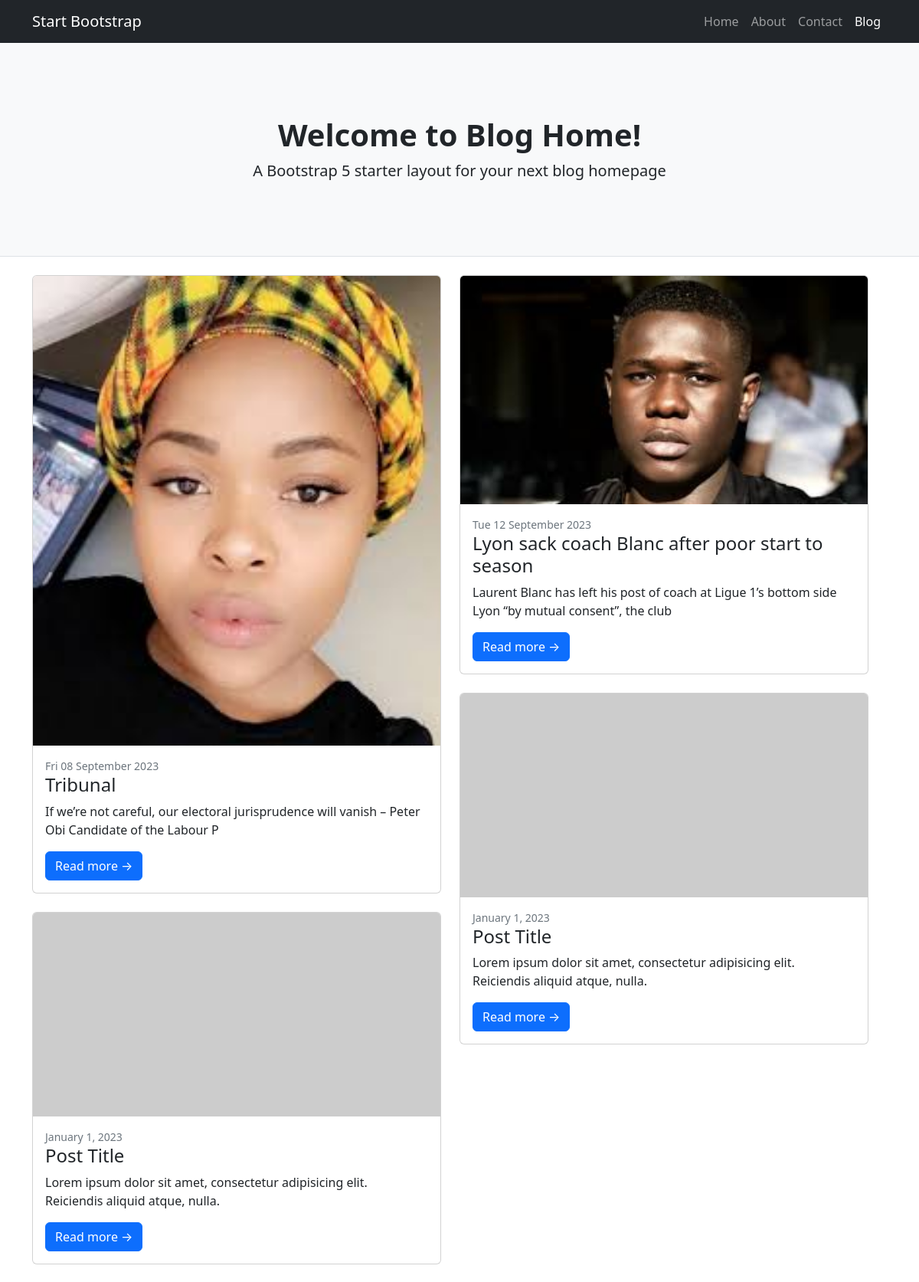
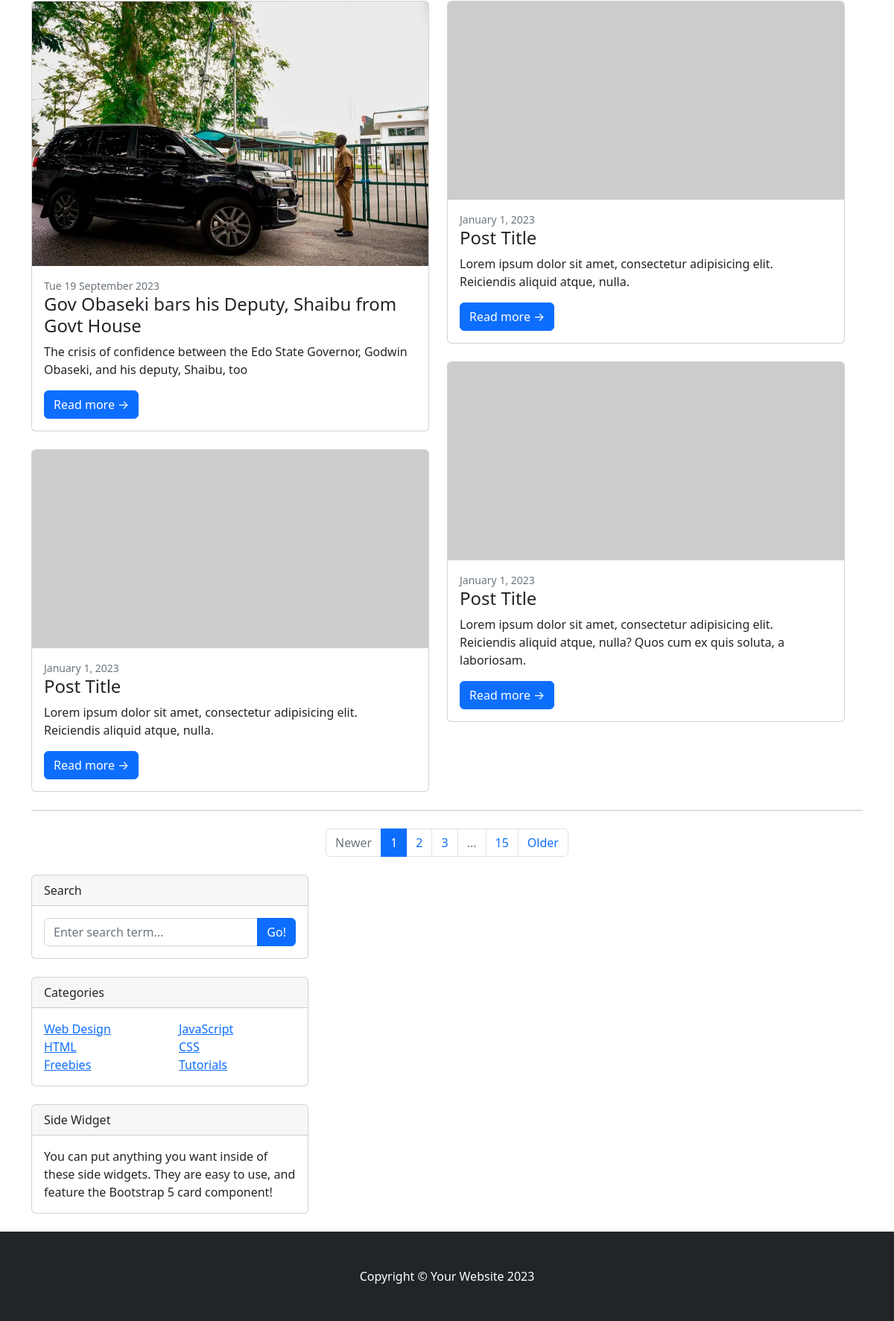
The page / on the database its author committed (2 pictures, top to bottom).
### bloghome/models.py (models this page shows, shortened)
class post(models.Model):
    title = models.CharField(max_length=300)
    body = models.TextField(max_length=1000)
    upload_image = models.ImageField(upload_to='post')
    date_created = models.DateField(auto_now_add=True)
    updated_on = models.DateField(auto_now=True)
    status = models.CharField(choices=post_status,default='pending',max_length=300)
    author = models.ForeignKey(Author, on_delete=models.CASCADE)
    category = models.ForeignKey(Category, on_delete=models.CASCADE)

### bloghome/views.py (the view, shortened to what this page needs)
# urls.py: path('', index.as_view(), name='index'),
class index(View):
    def get(self, request):
        Post_by_cat = post.objects.filter(category__name='features post')
        Post = post.objects.all()
        context = {
            "allpost": Post,
            'Post_by_cat': Post_by_cat
        }
        return render(request, "index.html", context=context)

### templates/index.html (shortened to what this page needs)
{% load static %}
<!DOCTYPE html>
<html lang="en">
    <head>
        <link href="{% static 'css/styles.css' %}" rel="stylesheet" />
    </head>
    <body>
        <nav class="navbar navbar-expand-lg navbar-dark bg-dark">
            <div class="container">
                <a class="navbar-brand" href="#!">Start Bootstrap</a>
                <div class="collapse navbar-collapse" id="navbarSupportedContent">
                    <ul class="navbar-nav ms-auto mb-2 mb-lg-0">
                        <li class="nav-item"><a class="nav-link" href="#">Home</a></li>
                        <li class="nav-item"><a class="nav-link" href="#!">About</a></li>
                        <li class="nav-item"><a class="nav-link" href="#!">Contact</a></li>
                        <li class="nav-item"><a class="nav-link active" aria-current="page" href="#">Blog</a></li>
                    </ul>
                </div>
            </div>
        </nav>
        <header class="py-5 bg-light border-bottom mb-4">
            <div class="container">
                <div class="text-center my-5">
                    <h1 class="fw-bolder">Welcome to Blog Home!</h1>
                    <p class="lead mb-0">A Bootstrap 5 starter layout for your next blog homepage</p>
                </div>
            </div>
        </header>
        <div class="container">
            <div class="row">
                    <div class="row">
                       {% for Post in allpost %}
                        <div class="col-lg-6">
                            <div class="card mb-4">
                                <a href="#!"><img class="card-img-top" src= "{{ Post.upload_image.url }}" alt="..." /></a>
                                <div class="card-body">
                                    <div class="small text-muted">{{Post.date_created|date:"D d F Y"}}</div>
                                    <h2 class="card-title h4">{{Post.title}}</h2>
                                    <p class="card-text">{{Post.body |slice:":100" }}</p>
                                    <a class="btn btn-primary" href="#!">Read more →</a>
                                </div>
                            </div>
                            <div class="card mb-4">
                                <a href="#!"><img class="card-img-top" src="https://dummyimage.com/700x350/dee2e6/6c757d.jpg" alt="..." /></a>
                                <div class="card-body">
                                    <div class="small text-muted">January 1, 2023</div>
                                    <h2 class="card-title h4">Post Title</h2>
                                    <p class="card-text">Lorem ipsum dolor sit amet, consectetur adipisicing elit. Reiciendis aliquid atque, nulla.</p>
                                    <a class="btn btn-primary" href="#!">Read more →</a>
                                </div>
                            </div>
                        </div>
                        {% endfor %}
                        <div class="col-lg-6">
                            <div class="card mb-4">
                                <a href="#!"><img class="card-img-top" src="https://dummyimage.com/700x350/dee2e6/6c757d.jpg" alt="..." /></a>
                                <div class="card-body">
                                    <div class="small text-muted">January 1, 2023</div>
                                    <h2 class="card-title h4">Post Title</h2>
                                    <p class="card-text">Lorem ipsum dolor sit amet, consectetur adipisicing elit. Reiciendis aliquid atque, nulla.</p>
                                    <a class="btn btn-primary" href="#!">Read more →</a>
                                </div>
                            </div>
                            <div class="card mb-4">
                                <a href="#!"><img class="card-img-top" src="https://dummyimage.com/700x350/dee2e6/6c757d.jpg" alt="..." /></a>
                                <div class="card-body">
                                    <div class="small text-muted">January 1, 2023</div>
                                    <h2 class="card-title h4">Post Title</h2>
                                    <p class="card-text">Lorem ipsum dolor sit amet, consectetur adipisicing elit. Reiciendis aliquid atque, nulla? Quos cum ex quis soluta, a laboriosam.</p>
                                    <a class="btn btn-primary" href="#!">Read more →</a>
                                </div>
                            </div>
                        </div>
                    </div>
                    <nav aria-label="Pagination">
                        <hr class="my-0" />
                        <ul class="pagination justify-content-center my-4">
                            <li class="page-item disabled"><a class="page-link" href="#" tabindex="-1" aria-disabled="true">Newer</a></li>
                            <li class="page-item active" aria-current="page"><a class="page-link" href="#!">1</a></li>
                            <li class="page-item"><a class="page-link" href="#!">2</a></li>
                            <li class="page-item"><a class="page-link" href="#!">3</a></li>
                            <li class="page-item disabled"><a class="page-link" href="#!">...</a></li>
                            <li class="page-item"><a class="page-link" href="#!">15</a></li>
                            <li class="page-item"><a class="page-link" href="#!">Older</a></li>
                        </ul>
                    </nav>
                </div>
                <div class="col-lg-4">
                    <div class="card mb-4">
                        <div class="card-header">Search</div>
                        <div class="card-body">
                            <div class="input-group">
                                <input class="form-control" type="text" placeholder="Enter search term..." aria-label="Enter search term..." aria-describedby="button-search" />
                                <button class="btn btn-primary" id="button-search" type="button">Go!</button>
                            </div>
                        </div>
                    </div>
                    <div class="card mb-4">
                        <div class="card-header">Categories</div>
                        <div class="card-body">
                            <div class="row">
                                <div class="col-sm-6">
                                    <ul class="list-unstyled mb-0">
                                        <li><a href="#!">Web Design</a></li>
                                        <li><a href="#!">HTML</a></li>
                                        <li><a href="#!">Freebies</a></li>
                                    </ul>
                                </div>
                                <div class="col-sm-6">
                                    <ul class="list-unstyled mb-0">
                                        <li><a href="#!">JavaScript</a></li>
                                        <li><a href="#!">CSS</a></li>
                                        <li><a href="#!">Tutorials</a></li>
                                    </ul>
                                </div>
                            </div>
                        </div>
                    </div>
                    <div class="card mb-4">
                        <div class="card-header">Side Widget</div>
                        <div class="card-body">You can put anything you want inside of these side widgets. They are easy to use, and feature the Bootstrap 5 card component!</div>
                    </div>
                </div>
            </div>
        <footer class="py-5 bg-dark">
            <div class="container"><p class="m-0 text-center text-white">Copyright &copy; Your Website 2023</p></div>
        </footer>
    </body>
</html>

### rows shown on the page
post: upload_image (picture), date_created "Fri 08 September 2023", title "Tribunal", body "If we’re not careful, our electoral jurisprudence will vanish – Peter Obi Candidate of the Labour P"
post: upload_image (picture), date_created "Tue 12 September 2023", title "Lyon sack coach Blanc after poor start to season", body "Laurent Blanc has left his post of coach at Ligue 1’s bottom side Lyon “by mutual consent”, the club"
post: upload_image (picture), date_created "Tue 19 September 2023", title "Gov Obaseki bars his Deputy, Shaibu from Govt House", body "The crisis of confidence between the Edo State Governor, Godwin Obaseki, and his deputy, Shaibu, too"
